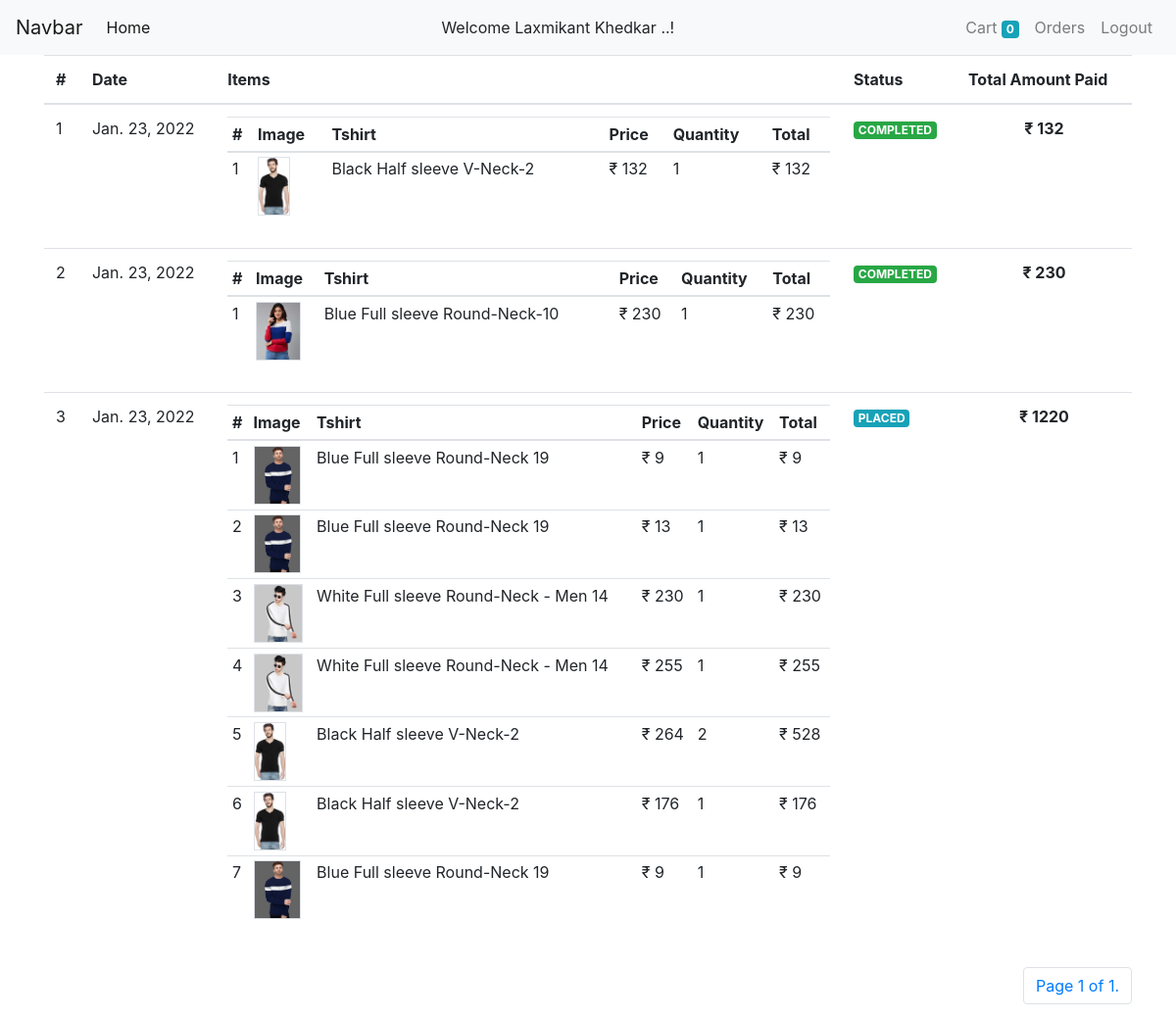
The app's page /orders/ (signed in) with its own data.
### store/models.py (models this page shows, shortened)
class Order(models.Model):
    orderStatus =  (
        ('PENDING' , "Pending"),
        ('PLACED' , "Placed"),
        ('CANCELED' , "Canceled"),
        ('COMPLETED' , "Completed"),
    )
    method =  (
        ('ONLINE' , "Online"),
    )
    order_status = models.CharField(max_length=15 , choices=orderStatus)
    payment_method = models.CharField(max_length=15 , choices=method)
    shipping_address = models.CharField(max_length=100  , null = False)
    phone = models.CharField(max_length=10 , null=False )
    user = models.ForeignKey(User , on_delete = models.CASCADE)
    total = models.IntegerField(null=False)
    date = models.DateTimeField(null= False , auto_now_add=True)

class OrderItem(models.Model):
    order = models.ForeignKey(Order , on_delete = models.CASCADE)
    tshirt = models.ForeignKey(Tshirt , on_delete = models.CASCADE)
    size = models.ForeignKey(SizeVariant , on_delete = models.CASCADE)
    quantity = models.IntegerField(null=False)
    price = models.IntegerField(null=False)
    date = models.DateTimeField(null= False , auto_now_add=True)

class Tshirt(models.Model):
    name = models.CharField(max_length=50 , null=False)
    slug = models.CharField(max_length=200 , null=True  ,unique=True , default="")
    description = models.CharField(max_length=500 , null=True)
    discount = models.IntegerField(default=0)
    image = models.ImageField(upload_to ='upload/images/' , null=False)
    occasion = models.ForeignKey(Occasion , on_delete = models.CASCADE)
    brand = models.ForeignKey(Brand , on_delete = models.CASCADE)
    sleeve = models.ForeignKey(Sleeve , on_delete = models.CASCADE)
    neck_type = models.ForeignKey(NeckType , on_delete = models.CASCADE)
    ideal_for = models.ForeignKey(IdealFor , on_delete = models.CASCADE)
    color = models.ForeignKey(Color , on_delete = models.CASCADE)

### store/views.py (the view)
# urls.py: path('orders/' , login_required(OrderListView.as_view() , login_url='/login/') , name='orders' ),
class OrderListView(ListView):
    template_name = 'store/orders.html'
    model = Order
    paginate_by = 5
    context_object_name = 'orders'
    def get_queryset(self):
        return  Order.objects.filter(user = self.request.user).order_by('-date').exclude(
        order_status='PENDING')

### store/templatetags/orders_tags.py (called while the page is built)
@register.simple_tag
def get_order_status_class(status):
    if status == "COMPLETED":
        return "success"
    elif status=="PENDING":
        return 'warning'
    else:
        return 'info'

### store/templatetags/tshirt_tags.py (called while the page is built)
@register.filter
def rupee(number):
    return f'₹ {number}'

@register.simple_tag
def multiply(a , b ):
    return a*b

### store/templates/store/orders.html (shortened to what this page needs)
{% extends "./base.html" %} {% load tshirt_tags %} {% load orders_tags %} {%block content%}
<div class="container">
    <table class="table">
        <thead>
            <tr>
                <th>#</th>
                <th>Date</th>
                <th>Items</th>
                <th>Status</th>
                <th>Total Amount Paid</th>
            </tr>
        </thead>
        <tbody>
            {% for order in orders %}
            <tr>
                <td>{{forloop.counter}}</td>
                <td>{{order.date|date}}</td>
                <td>
                    <table class="table table-sm">
                        <thead>
                            <tr>
                                <th>#</th>
                                <th>Image</th>
                                <th>Tshirt</th>
                                <th>Price</th>
                                <th>Quantity</th>
                                <th>Total</th>
                            </tr>
                        </thead>
                        <tbody>
                            {% for oi in order.orderitem_set.all%}
                            <tr>
                                <td>{{forloop.counter}}</td>
                                <td><img height="60px" class="border" src="{{oi.tshirt.image.url}}" alt=""></td>
                                <td>{{oi.tshirt.name}}</td>
                                <td>{{oi.price|rupee}}</td>
                                <td>{{oi.quantity}}</td>
                                <td>{% multiply oi.quantity oi.price as result %}{{result|rupee}}</td>
                            </tr>
                            {% endfor %}
                        </tbody>
                    </table>
                </td>
                <td>
                    <span class="badge badge-{% get_order_status_class order.order_status %}">{{order.order_status}}</span>
                    <th class="text-center ">{{order.total|rupee}}</th>
                </td>
            </tr>
            {% endfor %}
        </tbody>
    </table>
    <nav aria-label="Page navigation" class="mt-2">
        <ul class="pagination justify-content-end">
            <li class="page-item">
                <a class="page-link" href="">Page {{ page_obj.number }} of {{ page_obj.paginator.num_pages }}.</a>
            </li>
        </ul>
    </nav>
</div>
{% endblock %}

### store/templates/store/base.html (shortened to what this page needs)
<!doctype html>
<html lang="en">
<head>
    <link rel="stylesheet" href="https://maxcdn.bootstrapcdn.com/bootstrap/4.0.0/css/bootstrap.min.css">
</head>
<body>
    <nav class="navbar navbar-expand-lg navbar-light bg-light">
        <a class="navbar-brand" href="/">Navbar</a>
        <div class="collapse navbar-collapse" id="navbarSupportedContent">
            <ul class="navbar-nav mr-auto">
                <li class="nav-item active">
                    <a class="nav-link" href="/">Home <span class="sr-only">(current)</span></a>
                </li>
            </ul>
            {% if request.user.is_authenticated %}
            <ul class="navbar-nav mx-auto">
                <li class="">Welcome {{user.first_name}} {{user.last_name}} ..!</li>
            </ul>
            {% endif %}
            <ul class="navbar-nav ml-auto">
                <li class="nav-item">
                    <a class="nav-link" href="/cart">Cart <span class="badge badge-info">{{request.session.cart|length }}</span></a>
                </li>
                {% if request.user.is_authenticated %}
                <li class="nav-item">
                    <a class="nav-link" href="/orders">Orders</a>
                </li>
                <li class="nav-item">
                    <a class="nav-link" href="/logout">Logout</a>
                </li>
                {% endif %}
            </ul>
        </div>
    </nav>
    {% block content %}{% endblock %}
</body>
</html>

### records on screen
Order: date "Jan. 23, 2022", order_status "COMPLETED", total "₹ 132"
OrderItem: tshirt.image (picture), tshirt.name "Black Half sleeve V-Neck-2", price "₹ 132", quantity "1", result "₹ 132"
Order: date "Jan. 23, 2022", order_status "COMPLETED", total "₹ 230"
OrderItem: tshirt.image (picture), tshirt.name "Blue Full sleeve Round-Neck-10", price "₹ 230", quantity "1", result "₹ 230"
Order: date "Jan. 23, 2022", order_status "PLACED", total "₹ 1220"
OrderItem: tshirt.image (picture), tshirt.name "Blue Full sleeve Round-Neck 19", price "₹ 9", quantity "1", result "₹ 9"
OrderItem: tshirt.image (picture), tshirt.name "Blue Full sleeve Round-Neck 19", price "₹ 13", quantity "1", result "₹ 13"
OrderItem: tshirt.image (picture), tshirt.name "White Full sleeve Round-Neck - Men 14", price "₹ 230", quantity "1", result "₹ 230"
OrderItem: tshirt.image (picture), tshirt.name "White Full sleeve Round-Neck - Men 14", price "₹ 255", quantity "1", result "₹ 255"
OrderItem: tshirt.image (picture), tshirt.name "Black Half sleeve V-Neck-2", price "₹ 264", quantity "2", result "₹ 528"
OrderItem: tshirt.image (picture), tshirt.name "Black Half sleeve V-Neck-2", price "₹ 176", quantity "1", result "₹ 176"
OrderItem: tshirt.image (picture), tshirt.name "Blue Full sleeve Round-Neck 19", price "₹ 9", quantity "1", result "₹ 9"

### other values on screen
{{ user.first_name }} "Laxmikant"
{{ user.last_name }} "Khedkar"
{{ request.session.cart|length }} "0"
{{ page_obj.number }} "1"
{{ page_obj.paginator.num_pages }} "1"
